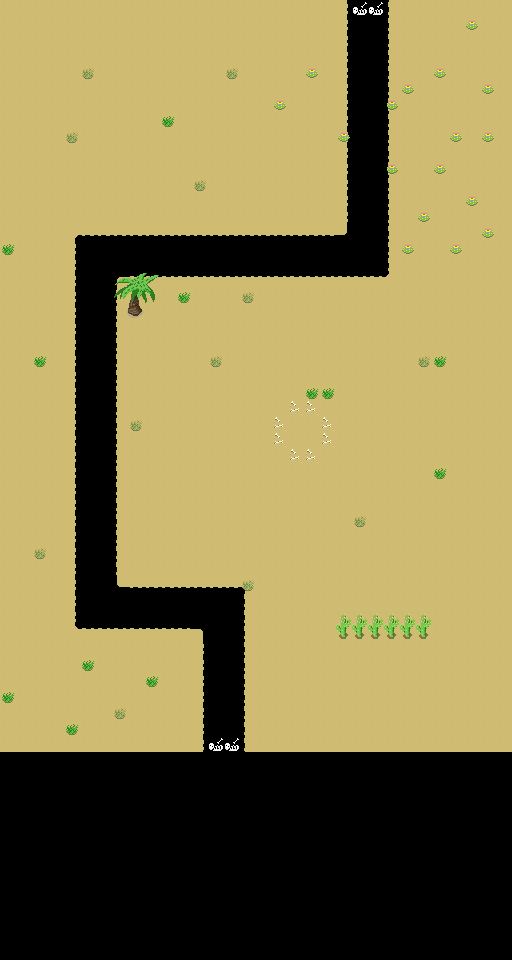

This is a level from a 2D game, rendered from its Tiled map with the project's own tilesets. A one-line summary and the map file follow, with tile-layer data summarised:
An orthogonal 32x60 tile map with 16x16 px tiles, 3 tile layers (desert path, decorations, hud background), 2 tilesets and 13 objects (Player, Enemy, Point1, Point2 , Point3, ...).

<map version="1.10" tiledversion="1.12.2" orientation="orthogonal" renderorder="right-down" width="32" height="60" tilewidth="16" tileheight="16" infinite="0" nextlayerid="8" nextobjectid="18">
 <tileset firstgid="1" source="tower-up.tsx" />
 <tileset firstgid="16" source="tower-up-plants.tsx" />
 <layer id="1" name="desert path" width="32" height="60">
  <data>[1920 cells, 1504 non-empty, 14 distinct tile ids]</data>
 </layer>
 <layer id="5" name="decorations" width="32" height="60">
  <data>[1920 cells, 70 non-empty, 15 distinct tile ids]</data>
 </layer>
 <layer id="2" name="hud background" width="32" height="60">
  <data>[1920 cells, 420 non-empty, 2 distinct tile ids]</data>
 </layer>
 <objectgroup id="6" name="collisions">
  <object id="6" x="336" y="608" width="96" height="32" />
  <object id="7" x="117.375" y="277.875" width="38.25" height="39.875" />
  <object id="8" x="512" y="-16" width="16" height="784" />
  <object id="9" x="-16" y="-16" width="544" height="16" />
  <object id="10" x="-16" y="-16" width="16" height="784" />
  <object id="11" x="-16" y="752" width="544" height="16" />
 </objectgroup>
 <objectgroup id="4" name="spawnpoints">
  <object id="1" name="Player" type="Player" x="272" y="400" width="64" height="64" />
  <object id="12" name="Enemy" type="Enemy" x="336" y="0" width="64" height="64" />
 </objectgroup>
 <objectgroup id="7" name="path waypoints">
  <object id="13" type="Point1" x="368" y="256" width="16" height="16" />
  <object id="14" type="Point2 " x="80" y="240" width="16" height="16" />
  <object id="15" type="Point3" x="80" y="608" width="16" height="16" />
  <object id="16" type="Point4" x="224" y="592" width="16" height="16" />
  <object id="17" type="Finish " x="208" y="736" width="32" height="16" />
 </objectgroup>
</map>
